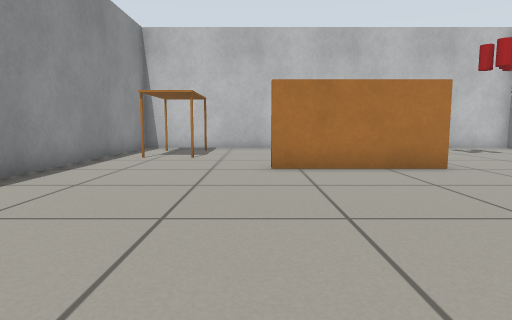
[1] (above)

18 first-person views from a walk through a robot-simulator world made for Gazebo. The camera is 0.5 m above the floor, tilts 6° down and sees 75° across. The floor is counted in squares, 0.5 m on a side. Each view is taken from the middle of a square. On the plan, view 1 faces up. The plan holds only what a view shows up to about 12 squares ahead; the rest is blank.

[2]
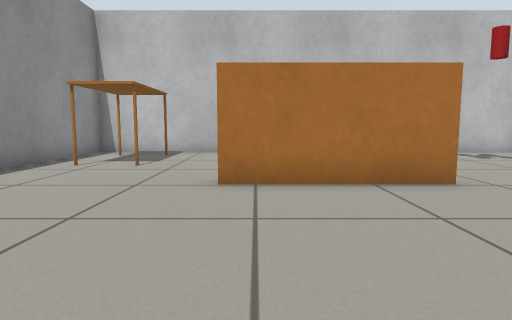

[3]
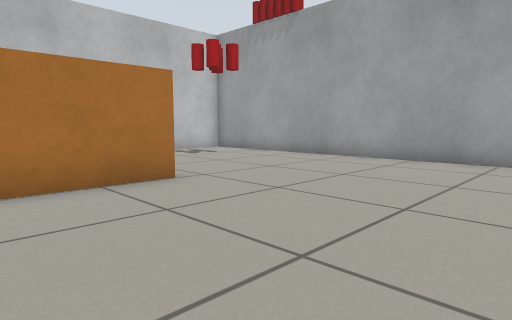

[4]
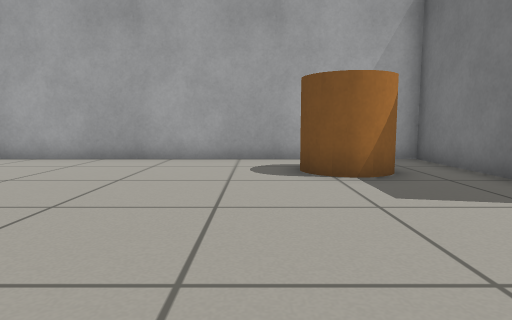

[5]
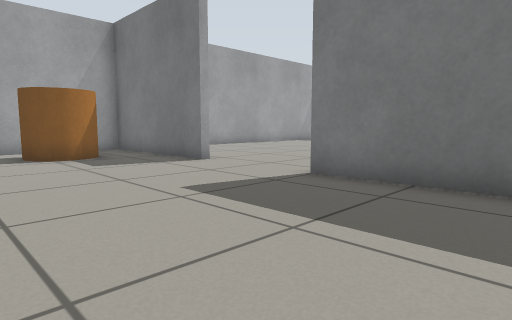

[6]
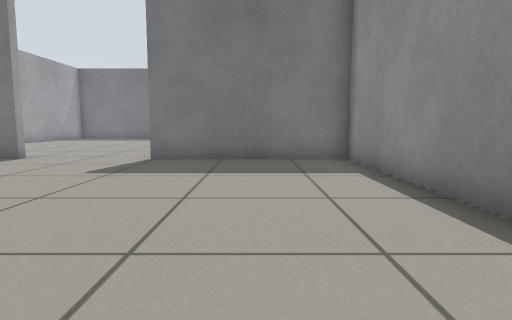

[7]
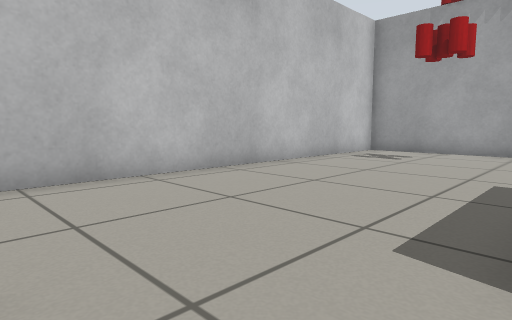

[8]
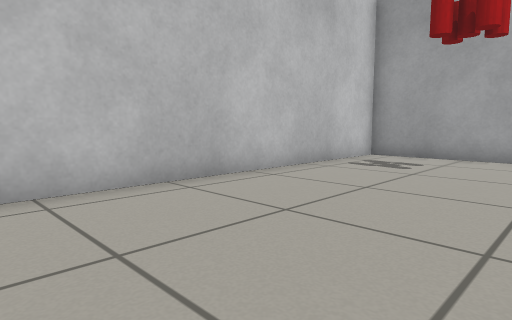

[9]
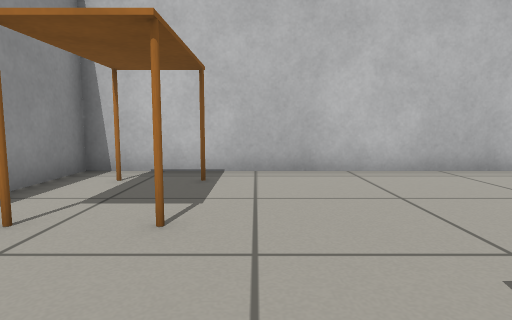

[10]
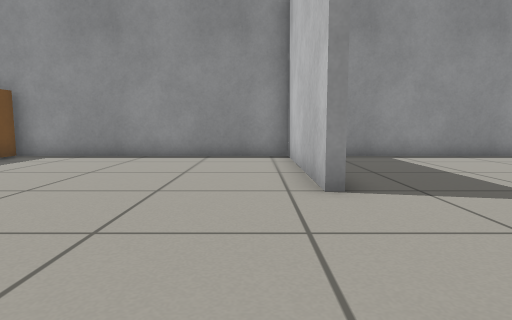

[11]
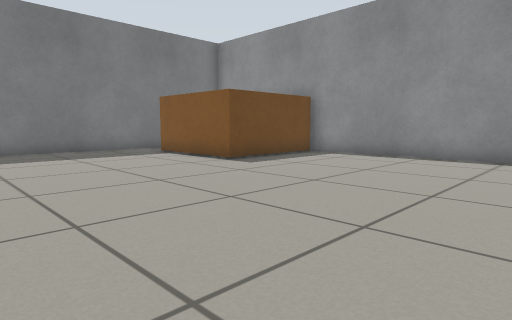

[12]
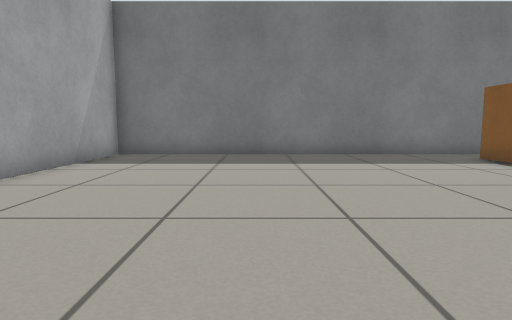

[13]
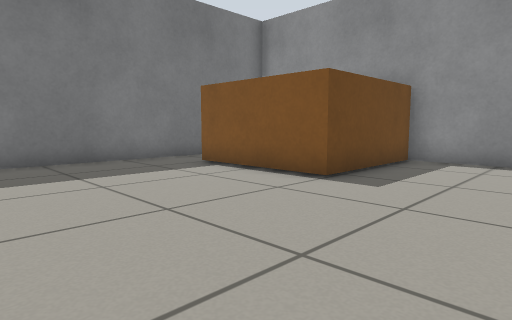

[14]
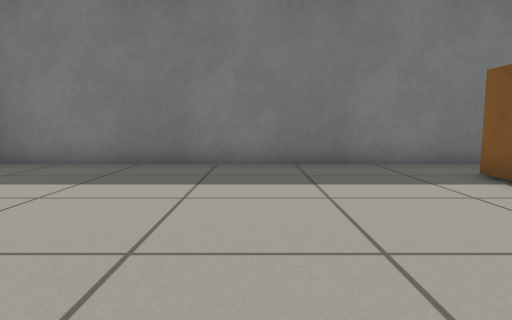

[15]
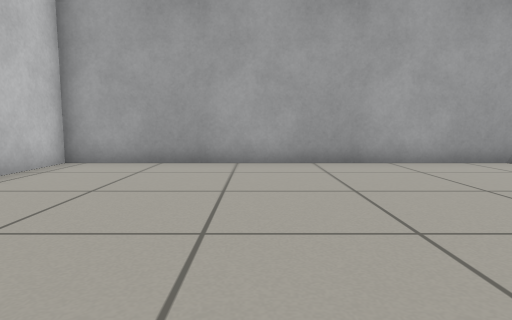

[16]
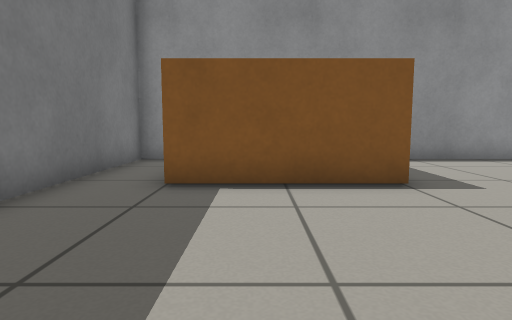

[17]
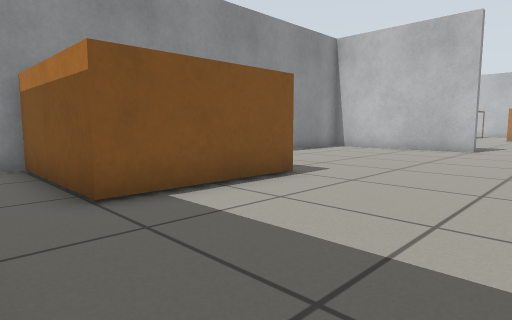

[18]
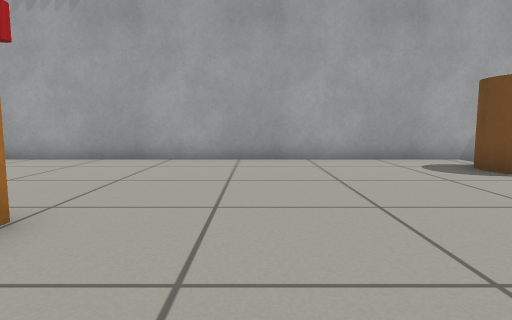

### Floor plan
Points are (right, up) in squares from view 1. A wall is a line through its corners. A room is listed if a view was taken in it or the views show most of it. See-through windows are left out.
Room 1 (views 1, 2, 3, 4, 5, 6, 7, 8, 9, 18)
walls: (-4.7, 3.2) (-4.7, -3.7) (1.1, -3.7); (4.9, -3.7) (10.7, -3.7) (10.7, 14.2) (-4.7, 14.2) (-4.7, 6)
low walls: (4.4, 7.5) (0.2, 7.5)
ways out: opening at (3, -4) to room 2
objects: table (-3, 10) to (-2, 13); orange cylinder (8, -2) to (9, 0); drink can (8, 11)
Room 2 (views 10, 11, 12, 13, 14, 15, 16, 17)
walls: (1.1, -4) (-4.7, -4) (-4.7, -18.3) (10.7, -18.3) (10.7, -4) (8.5, -4)
ways out: opening at (3, -4) to room 1
objects: other object (-4, -16) to (-1, -13)

Where each view was taken, in squares from view 1:
view 1: 0 up, 0 right, facing up
view 2: 2 up, 1 right, facing up
view 3: 2 up, 1 right, facing up-right
view 4: 1 up, 1 right, facing right
view 5: 2 up, 3 left, facing down-right
view 6: 6 up, 2 left, facing down
view 7: 8 up, 2 left, facing up-right
view 8: 9 up, 0 right, facing up-right
view 9: 7 up, 1 left, facing up
view 10: 5 down, 6 right, facing left
view 11: 5 down, 6 right, facing down-left
view 12: 7 down, 6 right, facing down
view 13: 9 down, 5 right, facing down-left
view 14: 10 down, 4 right, facing down
view 15: 9 down, 2 right, facing right
view 16: 15 down, 5 right, facing left
view 17: 18 down, 4 right, facing up-left
view 18: 5 up, 1 right, facing right
